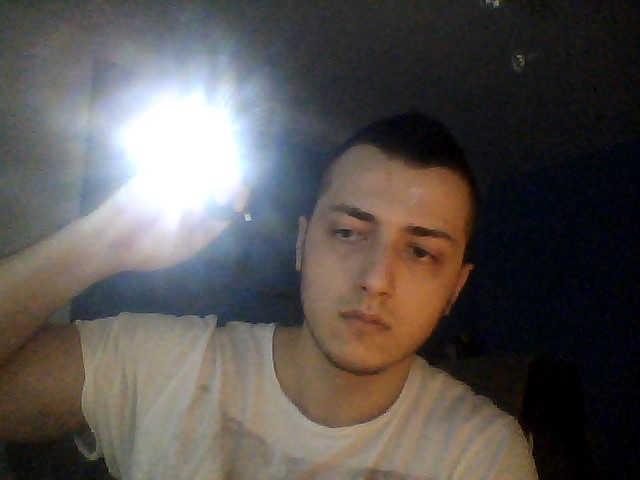
#> input picture roiTest.JPG, 640 x 480 px, found by its file name
$ python lightTest.py   (Python 2 division)   (older library calls are emulated)
#> lines starting #> are read from the running program, lines starting #| are printed output that depends on the picture; after the words box and inside, x2 and y2 are one past the last pixel; in counts of white or black regions, pixels touching at a corner belong together
### softFunctions.py
# -*- coding: utf-8 -*-
"""
Created on Fri Dec 11 15:23:17 2015

Funkcije koriscenje za kolokvijum iz predmeta Soft Kompjuting 2015/16 (Uz neke izmene)

@author: aloha
"""

 #%% IMPORT ALL LIBRARIES

#import potrebnih biblioteka za K-means algoritam
# %matplotlib inline
import numpy as np
import matplotlib.pyplot as plt
from scipy.spatial import distance

#Sklearn biblioteka sa implementiranim K-means algoritmom
from sklearn import datasets
from sklearn.cluster import KMeans
# iris = datasets.load_iris() #Iris dataset koji će se koristiti kao primer https://en.wikipedia.org/wiki/Iris_flower_data_set

#import potrebnih biblioteka
import cv2
import collections

# keras
from keras.models import Sequential
from keras.layers.core import Dense,Activation
from keras.optimizers import SGD

import matplotlib.pylab as pylab
pylab.rcParams['figure.figsize'] = 16, 12 # za prikaz većih slika i plotova, zakomentarisati ako nije potrebno


#%% FUNCTIONS

#Funkcionalnost implementirana u V1
def load_image(path):
#> called with path = 'roiTest.jpg'
    return cv2.cvtColor(cv2.imread(path), cv2.COLOR_BGR2RGB)
def image_gray(image):
    return cv2.cvtColor(image, cv2.COLOR_RGB2GRAY)
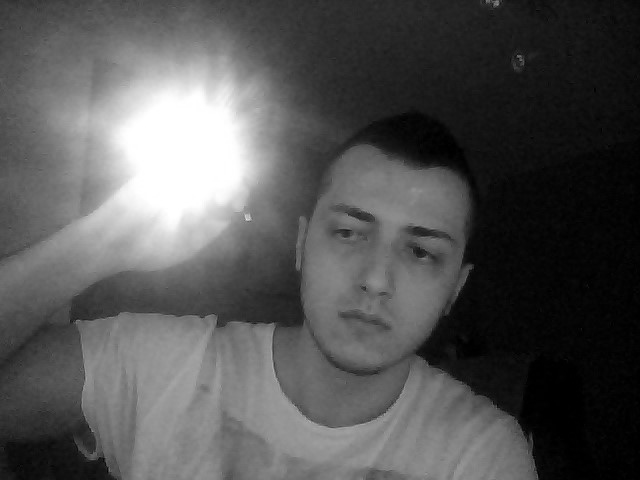
#> returned value: shape (480, 640); min 0, max 255, mean 84.4
def image_bin(image_gs):
    ret,image_bin = cv2.threshold(image_gs, 127, 255, cv2.THRESH_BINARY)
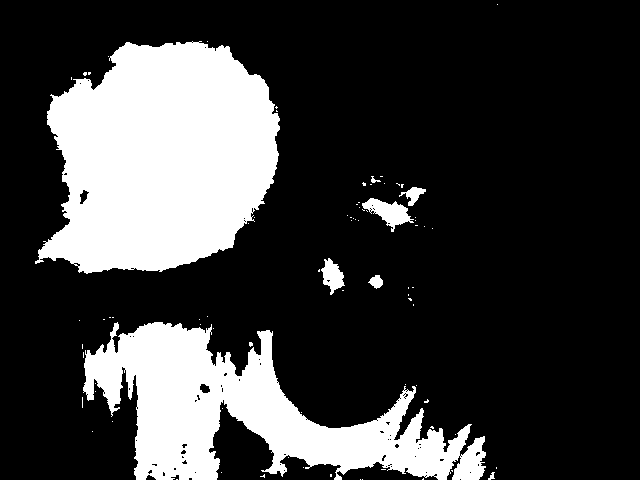
#> image_bin: shape (480, 640); 23.8% white; 82 white regions (74 under 20 px)
    #image_bin = cv2.adaptiveThreshold(image_gs, 255, cv2.ADAPTIVE_THRESH_GAUSSIAN_C, cv2.THRESH_BINARY, 115, 40)
    return image_bin
def image_bin_v02(image_gs):
    ret,image_bin = cv2.threshold(image_gs, 200, 255, cv2.THRESH_BINARY)

def image_bin_adaptive(image_gs):
    image_bin = cv2.adaptiveThreshold(image_gs, 255, cv2.ADAPTIVE_THRESH_MEAN_C, cv2.THRESH_BINARY, 35, 10)
    return image_bin
def invert(image):
    return 255-image
# [4 lines left out: function remove_noise, not called in this run]
def display_image(image, color= False):
    if color:
        plt.imshow(image)
    else:
        plt.imshow(image, 'gray')
def dilate(image):
    kernel = np.ones((3,3)) # strukturni element 3x3 blok
    return cv2.dilate(image, kernel, iterations=1)
def erode(image):
    kernel = np.ones((3,3)) # strukturni element 3x3 blok
    return cv2.erode(image, kernel, iterations=1)

#Funkcionalnost implementirana u V2
def resize_region(region):
    resized = cv2.resize(region,(28,28), interpolation = cv2.INTER_NEAREST)
    return resized
def scale_to_range(image):
    return image / 255
def matrix_to_vector(image):
    return image.flatten()
# [5 lines left out: function prepare_for_ann, not called in this run]
def convert_output(outputs):
    return np.eye(len(outputs))
def winner(output):
    return max(enumerate(output), key=lambda x: x[1])[0]


def select_roi(image_orig, image_bin):
    '''
    Funkcija kao u vežbi 2, iscrtava pravougaonike na originalnoj slici, pronalazi sortiran niz regiona sa slike,
    i dodatno treba da sačuva rastojanja između susednih regiona.
    '''
    img, contours, hierarchy = cv2.findContours(image_bin.copy(), cv2.RETR_EXTERNAL, cv2.CHAIN_APPROX_SIMPLE)
#> contours = 82 contours, 76 with area under 20; largest, box (x1, y1, x2, y2) and area: (35, 41, 280, 274) 41860, (83, 322, 486, 480) 28178, (362, 198, 414, 232) 712, (321, 258, 345, 295) 444, (399, 187, 426, 206) 182, (368, 275, 383, 289) 112
    #Način određivanja kontura je promenjen na spoljašnje konture: cv2.RETR_EXTERNAL
    regions_dict = {}
    for contour in contours:
        x,y,w,h = cv2.boundingRect(contour)
        region = image_bin[y:y+h+1,x:x+w+1];
        # Proširiti regions_dict elemente sa vrednostima boundingRect-a ili samim konturama
        regions_dict[x] = [resize_region(region), (x,y,w,h)]
        cv2.rectangle(image_orig,(x,y),(x+w,y+h),(0,255,0),2)
#> this loop made 82 passes
#> (x, y, w, h, region) on passes 1, 2, 8, 12, 13, 14, 15, 17, 18, 19, 22, 23: (362, 479, 1, 1, [[255, 0]]), (360, 479, 1, 1, [[255, 0]]), (221, 472, 1, 1, [[255, 0], [0, 0]]), (303, 467, 1, 1, [[255, 0], [0, 0]]), (288, 457, 1, 1, [[255, 0], [0, 0]]), (455, 434, 1, 1, [[255, 0], [0, 0]]), (92, 431, 1, 1, [[255, 0], [0, 0]]), (112, 421, 1, 1, [[255, 0], [0, 0]]), (301, 412, 1, 1, [[255, 0], [0, 0]]), (222, 408, 1, 1, [[255, 0], [0, 0]]), (95, 391, 1, 1, [[255, 0], [0, 0]]), (416, 385, 1, 1, [[255, 0], [0, 0]])
#> (contour, x, y, w, h, region) on passes 3, 4, 5, 9, 10: ([[176, 479], [177, 479]], 176, 479, 2, 1, [[255, 255, 0]]), ([[423, 478], [422, 479], [423, 479]], 422, 478, 2, 2, [[0, 255, 0], [255, 255, 0]]), ([[330, 474], [330, 476], [331, 476], [331, 474]], 330, 474, 2, 3, [[255, 255, 0], [255, 255, 0], [255, 255, 0], [0, 0, 0]]), ([[451, 470], [452, 471], [452, 470]], 451, 470, 2, 2, [[255, 255, 0], [0, 255, 0], [0, 0, 0]]), ([[381, 469], [385, 469]], 381, 469, 5, 1, [[255, 255, 255, 255, 255, 0], [0, 0, 0, 0, 0, 0]])
#> pass 1, in resize_region, `resized = cv2.resize(region,(28,28), interpolation = cv2.INTER_NEAREST)`:
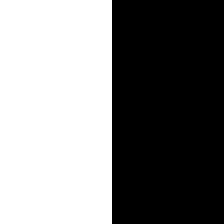
#> resized: shape (28, 28) (shown 8 times larger); 50% white; 1 white region, box (x1, y1, x2, y2) and area: (0, 0, 14, 28) 392
#> pass 3, in resize_region (call 3), `resized = cv2.resize(region,(28,28), interpolation = cv2.INTER_NEAREST)`:
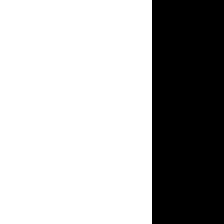
#> resized: shape (28, 28) (shown 8 times larger); 67.9% white; 1 black region, box (x1, y1, x2, y2) and area: (19, 0, 28, 28) 252
#> after the loop:
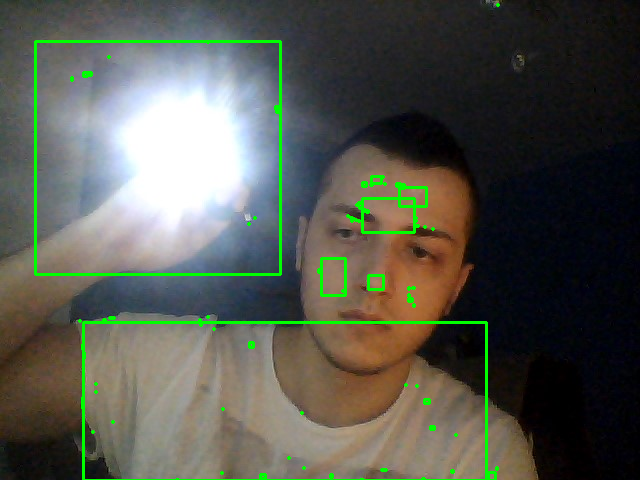
#> image_orig: shape (480, 640, 3); mean R, G, B 85.2, 87.4, 78.1
#> after the loop, regions_dict = 67 items

    sorted_regions_dict = collections.OrderedDict(sorted(regions_dict.items()))
#> sorted_regions_dict = 67 items
    sorted_regions = np.array(sorted_regions_dict.values())

#> (the run stopped early here; a loop or call above may not have finished)
